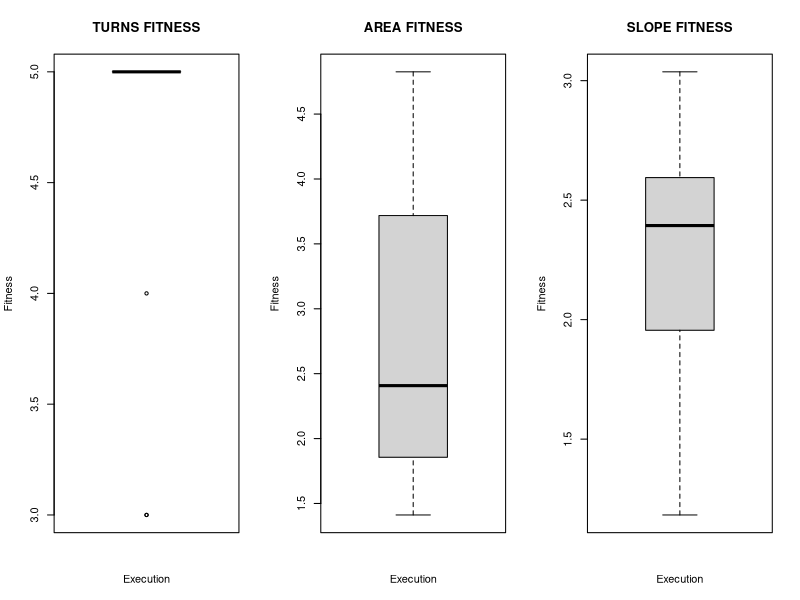
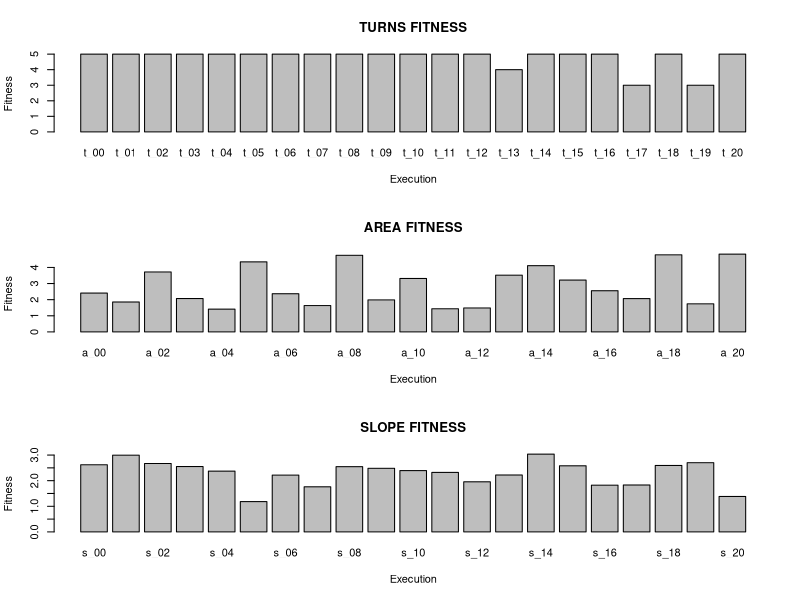
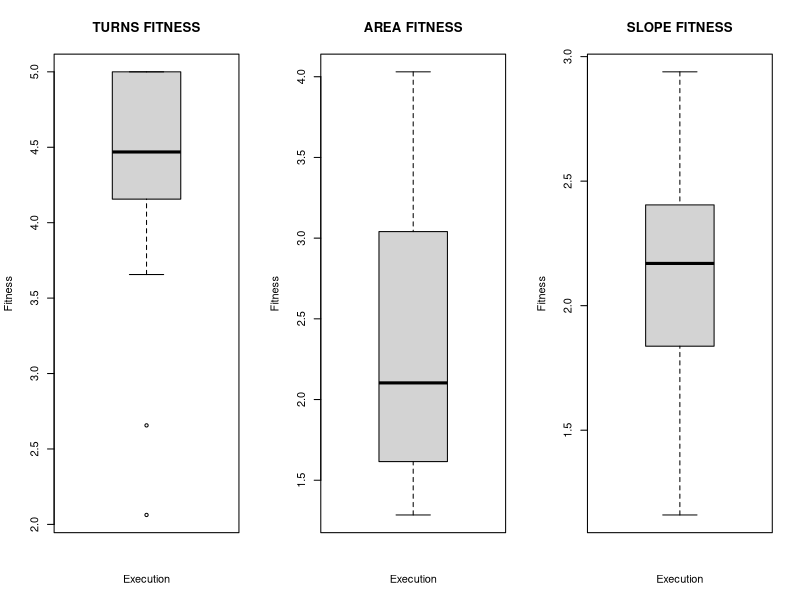
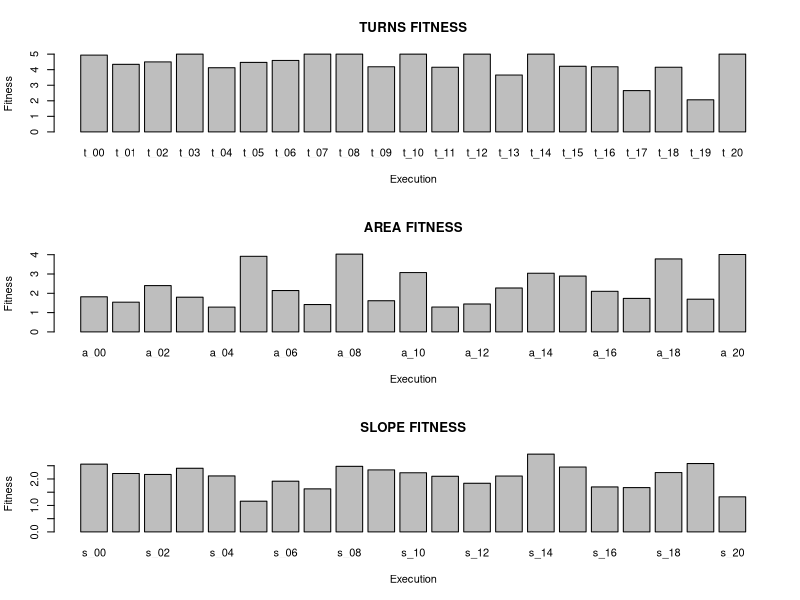
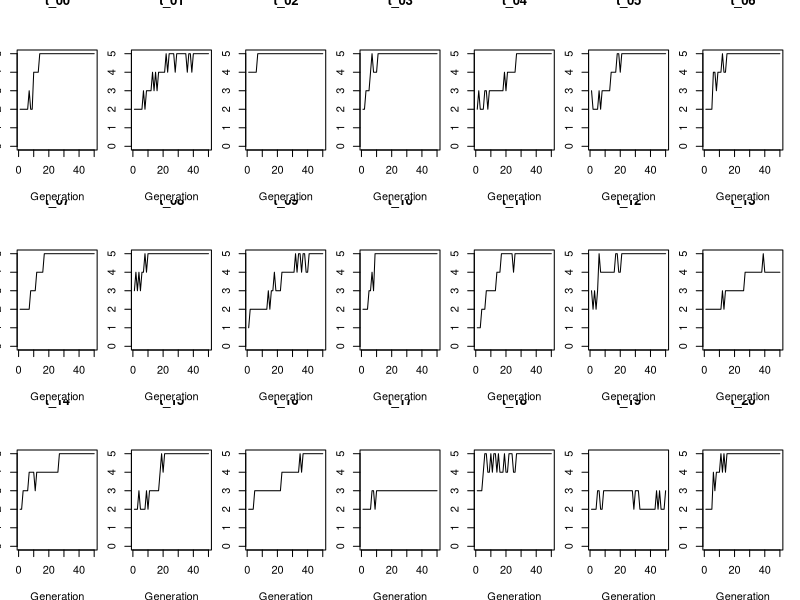
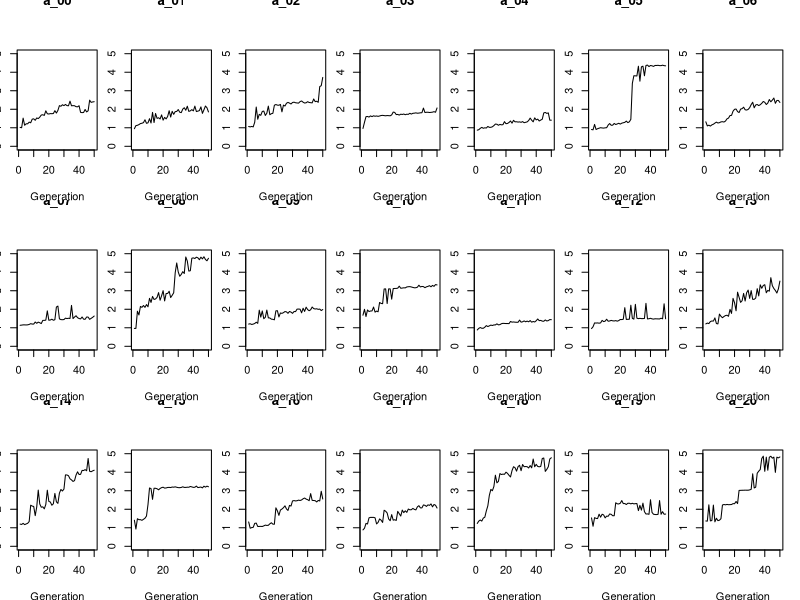
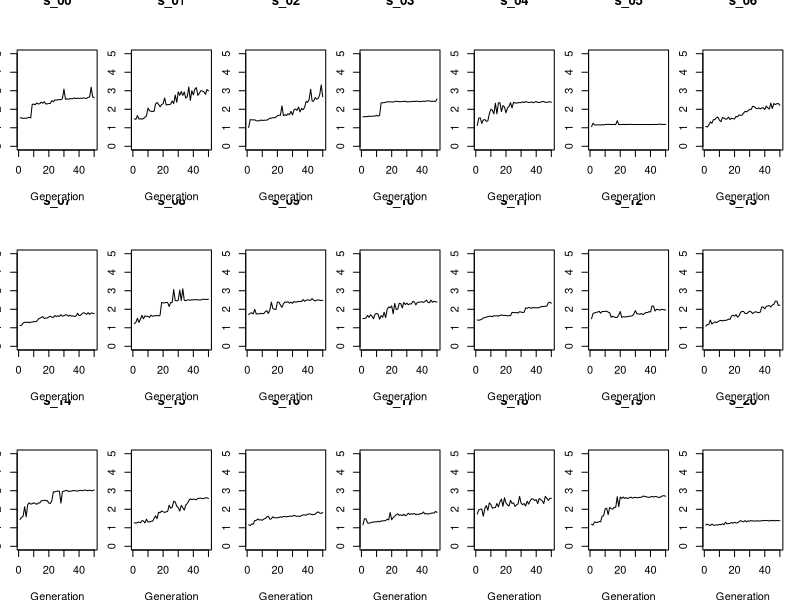
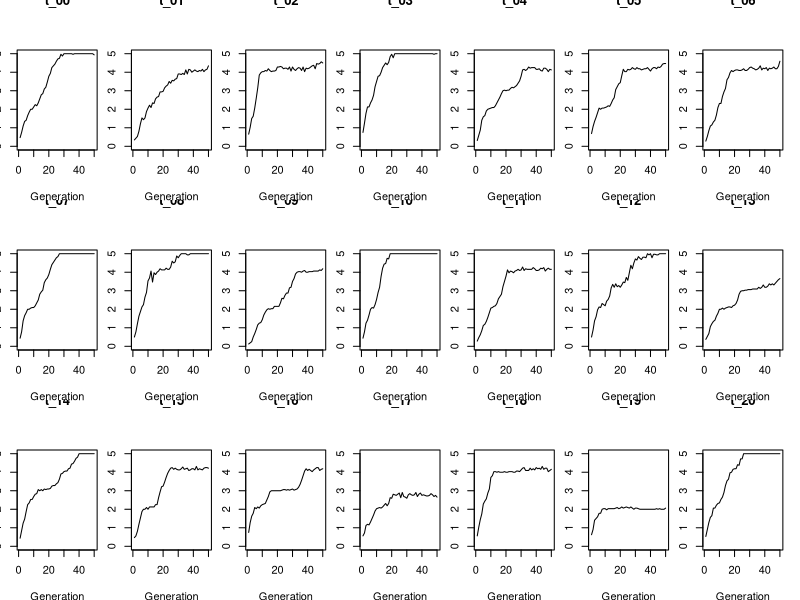

The R script that drew these images, in order:
#Cargamos librerías
library(xtable) #Librería para la exportación de tablas a latex. ¡Mola!

#Cargamos los datos de las ejecuciones
t_ex = read.csv("datos/ex_turns.csv")
a_ex = read.csv("datos/ex_area.csv")
s_ex = read.csv("datos/ex_slope.csv")

#Cargamos los resúmenes de los fitness de cada ejecución
t_fitness = t_ex[t_ex[,"IT"]==49,c("EX","BEST_F")]
a_fitness = a_ex[a_ex[,"IT"]==49,c("EX","BEST_F")]
s_fitness = s_ex[s_ex[,"IT"]==49,c("EX","BEST_F")]

#Pintamos los distintos fitness alcanzados en cada ejecución
pdf('bloxplot_fitness_best_generation_each_execution.pdf')
par(mfrow=c(1,3))
boxplot(t_ex[t_ex[,2]==49,"BEST_F"], main="TURNS FITNESS", xlab="Execution", ylab="Fitness")
boxplot(a_ex[a_ex[,2]==49,"BEST_F"], main="AREA FITNESS", xlab="Execution", ylab="Fitness")
boxplot(s_ex[s_ex[,2]==49,"BEST_F"], main="SLOPE FITNESS", xlab="Execution", ylab="Fitness")
#title("\nBest Fitness by ",outer=TRUE)
dev.off()

pdf('plot_fitness_best_generation_each_execution.pdf')
par(mfrow=c(3,1))
barplot(t_ex[t_ex[,2]==49,"BEST_F"], main="TURNS FITNESS", xlab="Execution", ylab="Fitness",names.arg=t_ex[t_ex[,2]==49,"EX"])
barplot(a_ex[a_ex[,2]==49,"BEST_F"], main="AREA FITNESS", xlab="Execution", ylab="Fitness",names.arg=a_ex[a_ex[,2]==49,"EX"])
barplot(s_ex[s_ex[,2]==49,"BEST_F"], main="SLOPE FITNESS", xlab="Execution", ylab="Fitness",names.arg=s_ex[s_ex[,2]==49,"EX"])
dev.off()


pdf('bloxplot_fitness_average_generation_each_execution.pdf')
par(mfrow=c(1,3))
boxplot(t_ex[t_ex[,2]==49,"AVERAGE_F"], main="TURNS FITNESS", xlab="Execution", ylab="Fitness")
boxplot(a_ex[a_ex[,2]==49,"AVERAGE_F"], main="AREA FITNESS", xlab="Execution", ylab="Fitness")
boxplot(s_ex[s_ex[,2]==49,"AVERAGE_F"], main="SLOPE FITNESS", xlab="Execution", ylab="Fitness")
#title("\nBest Fitness by ",outer=TRUE)
dev.off()

pdf('plot_fitness_best_generation_each_execution.pdf')
par(mfrow=c(3,1))
barplot(t_ex[t_ex[,2]==49,"AVERAGE_F"], main="TURNS FITNESS", xlab="Execution", ylab="Fitness",names.arg=t_ex[t_ex[,2]==49,"EX"])
barplot(a_ex[a_ex[,2]==49,"AVERAGE_F"], main="AREA FITNESS", xlab="Execution", ylab="Fitness",names.arg=a_ex[a_ex[,2]==49,"EX"])
barplot(s_ex[s_ex[,2]==49,"AVERAGE_F"], main="SLOPE FITNESS", xlab="Execution", ylab="Fitness",names.arg=s_ex[s_ex[,2]==49,"EX"])
dev.off()


##Parámetros de la ejecución de cada algoritmo


pdf('plot_turns_best_fitness.pdf')
par(mfrow=c(3,7),mai = rep(1,4), pin = c(0.8,1))
for (i in 0:9 ) {
  plot(t_ex[t_ex[,1]==paste("t_0",i,sep=""),"BEST_F"], main=paste("t_0",i,sep=""), xlab="Generation", ylab="Fitness",ylim=c(0,5),type="l")
}
for (i in 10:20 ) {
  plot(t_ex[t_ex[,1]==paste("t_",i,sep=""),"BEST_F"], main=paste("t_",i,sep=""), xlab="Generation", ylab="Fitness",ylim=c(0,5),type="l")
}
dev.off()

pdf('plot_area_best_fitness.pdf')
par(mfrow=c(3,7),mai = rep(1,4), pin = c(0.8,1))
for (i in 0:9 ) {
  plot(a_ex[a_ex[,1]==paste("a_0",i,sep=""),"BEST_F"], main=paste("a_0",i,sep=""), xlab="Generation", ylab="Fitness",ylim=c(0,5),type="l")
}
for (i in 10:20 ) {
  plot(a_ex[a_ex[,1]==paste("a_",i,sep=""),"BEST_F"], main=paste("a_",i,sep=""), xlab="Generation", ylab="Fitness",ylim=c(0,5),type="l")
}
dev.off()

pdf('plot_slope_best_fitness.pdf')
par(mfrow=c(3,7),mai = rep(1,4), pin = c(0.8,1))
for (i in 0:9 ) {
  plot(s_ex[s_ex[,1]==paste("s_0",i,sep=""),"BEST_F"], main=paste("s_0",i,sep=""), xlab="Generation", ylab="Fitness",ylim=c(0,5),type="l")
}
for (i in 10:20 ) {
  plot(s_ex[s_ex[,1]==paste("s_",i,sep=""),"BEST_F"], main=paste("s_",i,sep=""), xlab="Generation", ylab="Fitness",ylim=c(0,5),type="l")
}
dev.off()

pdf('plot_turns_average_fitness.pdf')
par(mfrow=c(3,7),mai = rep(1,4), pin = c(0.8,1))
for (i in 0:9 ) {
  plot(t_ex[t_ex[,1]==paste("t_0",i,sep=""),"AVERAGE_F"], main=paste("t_0",i,sep=""), xlab="Generation", ylab="Fitness",ylim=c(0,5),type="l")
}
for (i in 10:20 ) {
  plot(t_ex[t_ex[,1]==paste("t_",i,sep=""),"AVERAGE_F"], main=paste("t_",i,sep=""), xlab="Generation", ylab="Fitness",ylim=c(0,5),type="l")
}
dev.off()

pdf('plot_area_average_fitness.pdf')
par(mfrow=c(3,7),mai = rep(1,4), pin = c(0.8,1))
for (i in 0:9 ) {
  plot(a_ex[a_ex[,1]==paste("a_0",i,sep=""),"AVERAGE_F"], main=paste("a_0",i,sep=""), xlab="Generation", ylab="Fitness",ylim=c(0,5),type="l")
}
for (i in 10:20 ) {
  plot(a_ex[a_ex[,1]==paste("a_",i,sep=""),"AVERAGE_F"], main=paste("a_",i,sep=""), xlab="Generation", ylab="Fitness",ylim=c(0,5),type="l")
}
dev.off()

pdf('plot_slope_average_fitness.pdf')
par(mfrow=c(3,7),mai = rep(1,4), pin = c(0.8,1))
for (i in 0:9 ) {
  plot(s_ex[s_ex[,1]==paste("s_0",i,sep=""),"AVERAGE_F"], main=paste("s_0",i,sep=""), xlab="Generation", ylab="Fitness",ylim=c(0,5),type="l")
}
for (i in 10:20 ) {
  plot(s_ex[s_ex[,1]==paste("s_",i,sep=""),"AVERAGE_F"], main=paste("s_",i,sep=""), xlab="Generation", ylab="Fitness",ylim=c(0,5),type="l")
}
dev.off()
